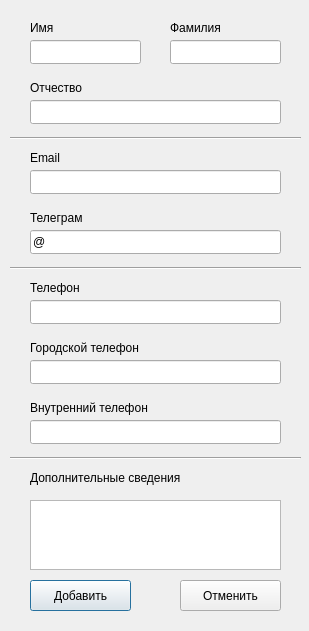
<?xml version="1.0" encoding="UTF-8"?>
<ui version="4.0">
 <class>AddPersonView</class>
 <widget class="QDialog" name="AddPersonView">
  <property name="geometry">
   <rect>
    <x>0</x>
    <y>0</y>
    <width>309</width>
    <height>631</height>
   </rect>
  </property>
  <property name="windowTitle">
   <string>Dialog</string>
  </property>
  <widget class="QLineEdit" name="telegramEdit">
   <property name="geometry">
    <rect>
     <x>30</x>
     <y>230</y>
     <width>251</width>
     <height>24</height>
    </rect>
   </property>
   <property name="text">
    <string>@</string>
   </property>
  </widget>
  <widget class="QLabel" name="telegramLabel">
   <property name="geometry">
    <rect>
     <x>30</x>
     <y>210</y>
     <width>71</width>
     <height>16</height>
    </rect>
   </property>
   <property name="text">
    <string>Телеграм</string>
   </property>
  </widget>
  <widget class="QLineEdit" name="emailEdit">
   <property name="geometry">
    <rect>
     <x>30</x>
     <y>170</y>
     <width>251</width>
     <height>24</height>
    </rect>
   </property>
  </widget>
  <widget class="QLabel" name="emailLabel">
   <property name="geometry">
    <rect>
     <x>30</x>
     <y>150</y>
     <width>49</width>
     <height>16</height>
    </rect>
   </property>
   <property name="text">
    <string>Email</string>
   </property>
  </widget>
  <widget class="QLineEdit" name="pnameEdit">
   <property name="geometry">
    <rect>
     <x>30</x>
     <y>100</y>
     <width>251</width>
     <height>24</height>
    </rect>
   </property>
  </widget>
  <widget class="QLabel" name="pnameLabel">
   <property name="geometry">
    <rect>
     <x>30</x>
     <y>80</y>
     <width>81</width>
     <height>16</height>
    </rect>
   </property>
   <property name="text">
    <string>Отчество</string>
   </property>
  </widget>
  <widget class="QLineEdit" name="nameEdit">
   <property name="geometry">
    <rect>
     <x>30</x>
     <y>40</y>
     <width>111</width>
     <height>24</height>
    </rect>
   </property>
   <property name="text">
    <string/>
   </property>
  </widget>
  <widget class="QLineEdit" name="snameEdit">
   <property name="geometry">
    <rect>
     <x>170</x>
     <y>40</y>
     <width>111</width>
     <height>24</height>
    </rect>
   </property>
  </widget>
  <widget class="QLabel" name="nameLabel">
   <property name="geometry">
    <rect>
     <x>30</x>
     <y>20</y>
     <width>49</width>
     <height>16</height>
    </rect>
   </property>
   <property name="text">
    <string>Имя</string>
   </property>
  </widget>
  <widget class="QLabel" name="snameLabel">
   <property name="geometry">
    <rect>
     <x>170</x>
     <y>20</y>
     <width>61</width>
     <height>16</height>
    </rect>
   </property>
   <property name="text">
    <string>Фамилия</string>
   </property>
  </widget>
  <widget class="QPushButton" name="acceptButton">
   <property name="geometry">
    <rect>
     <x>30</x>
     <y>580</y>
     <width>101</width>
     <height>31</height>
    </rect>
   </property>
   <property name="text">
    <string>Добавить</string>
   </property>
  </widget>
  <widget class="QPushButton" name="cancelButton">
   <property name="geometry">
    <rect>
     <x>180</x>
     <y>580</y>
     <width>101</width>
     <height>31</height>
    </rect>
   </property>
   <property name="text">
    <string>Отменить</string>
   </property>
  </widget>
  <widget class="QLineEdit" name="telephoneEdit">
   <property name="geometry">
    <rect>
     <x>30</x>
     <y>300</y>
     <width>251</width>
     <height>24</height>
    </rect>
   </property>
  </widget>
  <widget class="QLabel" name="telephoneLabel">
   <property name="geometry">
    <rect>
     <x>30</x>
     <y>280</y>
     <width>71</width>
     <height>16</height>
    </rect>
   </property>
   <property name="text">
    <string>Телефон</string>
   </property>
  </widget>
  <widget class="QLineEdit" name="cTelephoneEdit">
   <property name="geometry">
    <rect>
     <x>30</x>
     <y>360</y>
     <width>251</width>
     <height>24</height>
    </rect>
   </property>
  </widget>
  <widget class="QLabel" name="cTelephoneLabel">
   <property name="geometry">
    <rect>
     <x>30</x>
     <y>340</y>
     <width>141</width>
     <height>16</height>
    </rect>
   </property>
   <property name="text">
    <string>Городской телефон</string>
   </property>
  </widget>
  <widget class="QLineEdit" name="iTelephoneEdit">
   <property name="geometry">
    <rect>
     <x>30</x>
     <y>420</y>
     <width>251</width>
     <height>24</height>
    </rect>
   </property>
  </widget>
  <widget class="QLabel" name="iTelephoneLabel">
   <property name="geometry">
    <rect>
     <x>30</x>
     <y>400</y>
     <width>151</width>
     <height>16</height>
    </rect>
   </property>
   <property name="text">
    <string>Внутренний телефон</string>
   </property>
  </widget>
  <widget class="QLabel" name="descrLabel">
   <property name="geometry">
    <rect>
     <x>30</x>
     <y>470</y>
     <width>161</width>
     <height>16</height>
    </rect>
   </property>
   <property name="text">
    <string>Дополнительные сведения</string>
   </property>
  </widget>
  <widget class="Line" name="line">
   <property name="geometry">
    <rect>
     <x>10</x>
     <y>260</y>
     <width>291</width>
     <height>16</height>
    </rect>
   </property>
   <property name="orientation">
    <enum>Qt::Horizontal</enum>
   </property>
  </widget>
  <widget class="Line" name="line_2">
   <property name="geometry">
    <rect>
     <x>10</x>
     <y>130</y>
     <width>291</width>
     <height>16</height>
    </rect>
   </property>
   <property name="orientation">
    <enum>Qt::Horizontal</enum>
   </property>
  </widget>
  <widget class="QTextEdit" name="descrEdit">
   <property name="geometry">
    <rect>
     <x>30</x>
     <y>500</y>
     <width>251</width>
     <height>70</height>
    </rect>
   </property>
  </widget>
  <widget class="Line" name="line_3">
   <property name="geometry">
    <rect>
     <x>10</x>
     <y>450</y>
     <width>291</width>
     <height>16</height>
    </rect>
   </property>
   <property name="orientation">
    <enum>Qt::Horizontal</enum>
   </property>
  </widget>
 </widget>
 <resources/>
 <connections/>
</ui>
